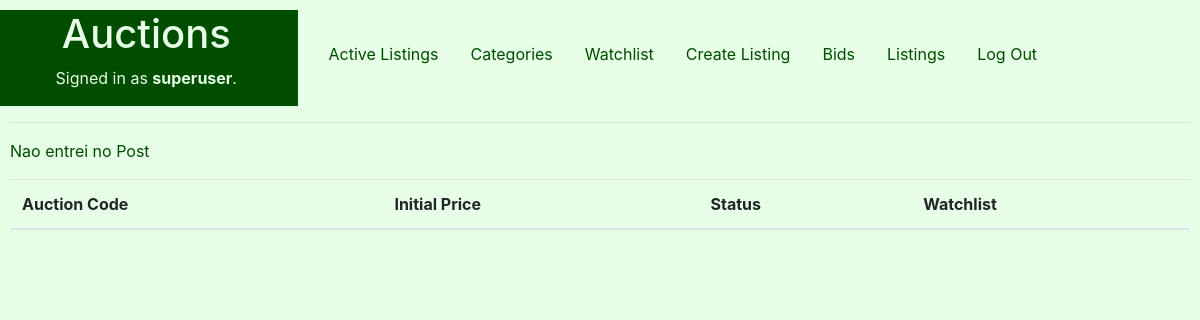
The page /Watchlist (signed in) on the database as committed earlier.
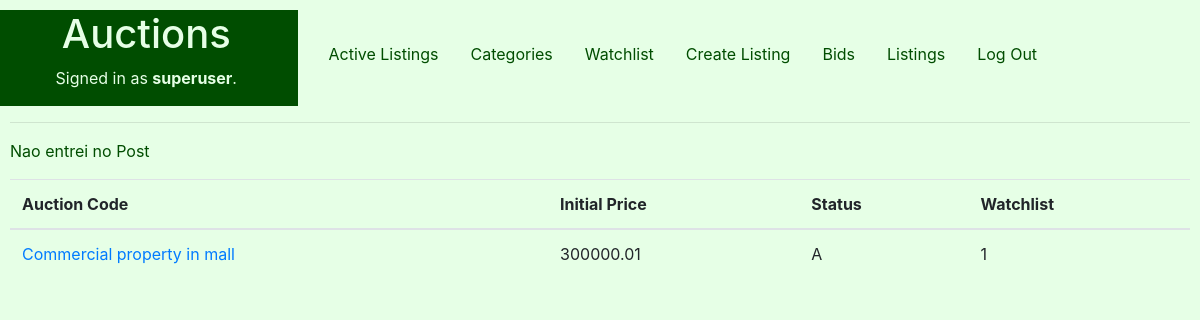
The same page on the database as committed later.
### auctions/models.py (models this page shows, shortened)
class Watchlist(models.Model):
    Lcode = models.ForeignKey(Listings, on_delete=models.CASCADE)
    Wflag =models.IntegerField() #Key
    user = models.CharField(max_length=25)

class Listings(models.Model):
    STATUS = (
        ('A', 'Active'),
        ('B', 'To Begin'),
        ('C', 'Closed'),
        ('S', 'Sold'),
    )
    Ltitle = models.CharField(help_text="Choose a title for your listing",max_length=50)
    Ccode=models.IntegerField(help_text="Categories Ex: 1-Apartament,2-Commercial,3-Farm, 4-House ") #foreign key from PropTypes
    Ldescription = models.CharField(max_length=250)
    Lprice = models.FloatField(help_text="starting bid Just USD") #initial price
    Ldatestart = models.DateField(help_text="Please use the following format: <em>YYYY-MM-DD</em>. for the auction start")
    Lduration = models.IntegerField(help_text="Duration expressed in days" )
    Luser = models.CharField(max_length=25)
    Limage= models.ImageField(upload_to="media", blank=True) #Name of the picture saved on static folder
    Lstatus = models.CharField(max_length=1, choices=STATUS )

### auctions/views.py (the view)
# urls.py: path("Watchlist", views.Watchlist_view, name="Watchlist"),
def Watchlist_view(request):
    d = datetime.datetime.now()
    context={
        "date" : d,
        "message":"Nao entrei no Post",
        "Whatchlists": Watchlist.objects.all(),
    }
    return render(request, "auctions/WatchList.html", context)

### auctions/templates/auctions/WatchList.html (shortened to what this page needs)
{% extends "auctions/layout.html" %}
{% block body %}
<p> {{message}}</p>
<div class="form-group">
  <form action= "{% url 'auctions:Watchlist' %}" method="post" >
      {% if Whatchlists|length > 0 %}
	       	<div class="form-group">
		        <table class="table">
			           	<thead>
			      	    <tr>
				        	<th scope="col">Auction Code </th>
      	          <th scope="col">Initial Price </th>
                  <th scope="col">Status </th>
                  <th scope="col">Watchlist </th>
					        </tr>
    			        </thead>
				          {% for Whatchlist in Whatchlists %}
                    {%if user.username == Whatchlist.user and Whatchlist.Wflag == 1%}
				            <tr>
					          	<td> <a  href= "#" >{{ Whatchlist.Lcode.Ltitle }}</a></td>
                      <td>{{ Whatchlist.Lcode.Lprice }}</td>
                      <td>{{ Whatchlist.Lcode.Lstatus }}</td>
                      <td>{{ Whatchlist.Wflag}}</td>
				            </tr>
                    {%endif%}
				          {% endfor %}
			      </table>
          </div>
        {% else %}
	         	<div class="form-group">
		          	<output><h1>No matches found</h1></output>
	        	</div>
	{% endif %}
	</form>
</div>
{% endblock %}

Rows that differ between the two databases and show on the page:
added Watchlist: Lcode.Ltitle "Commercial property in mall", Lcode.Lprice "300000.01", Lcode.Lstatus "A", Wflag "1"
